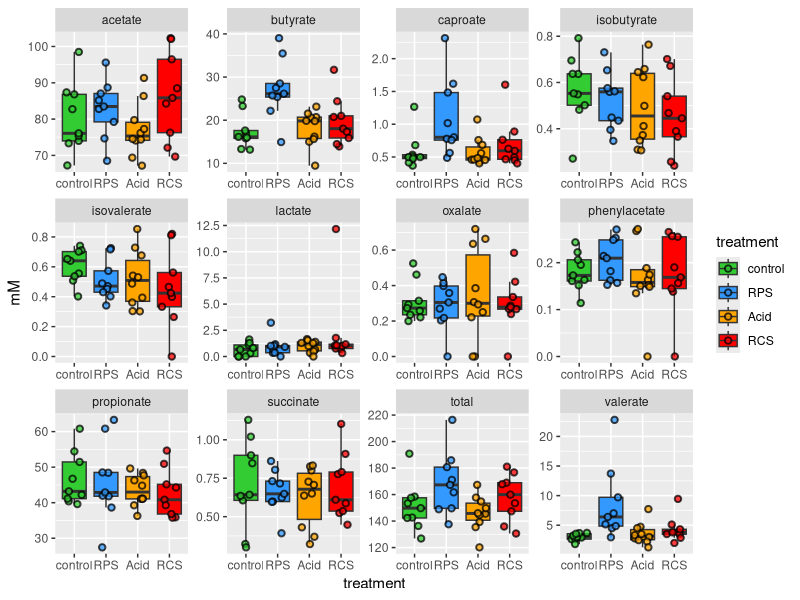
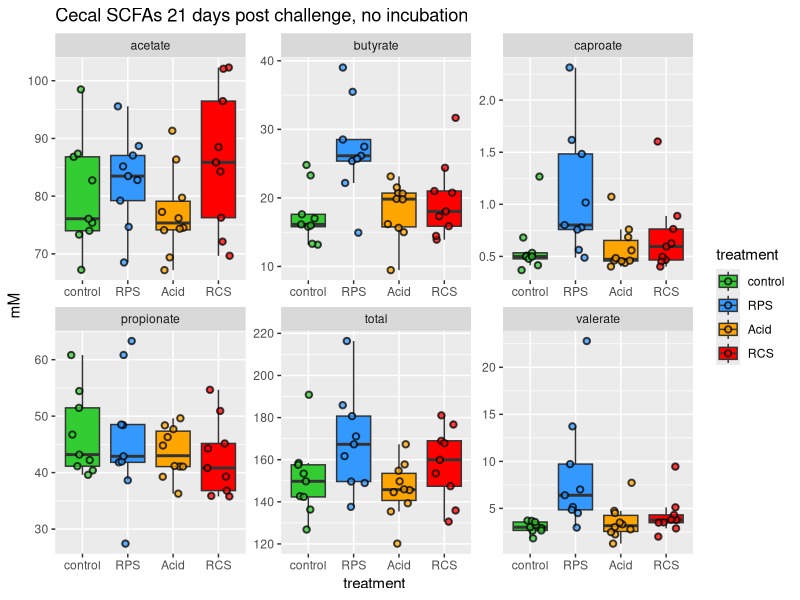
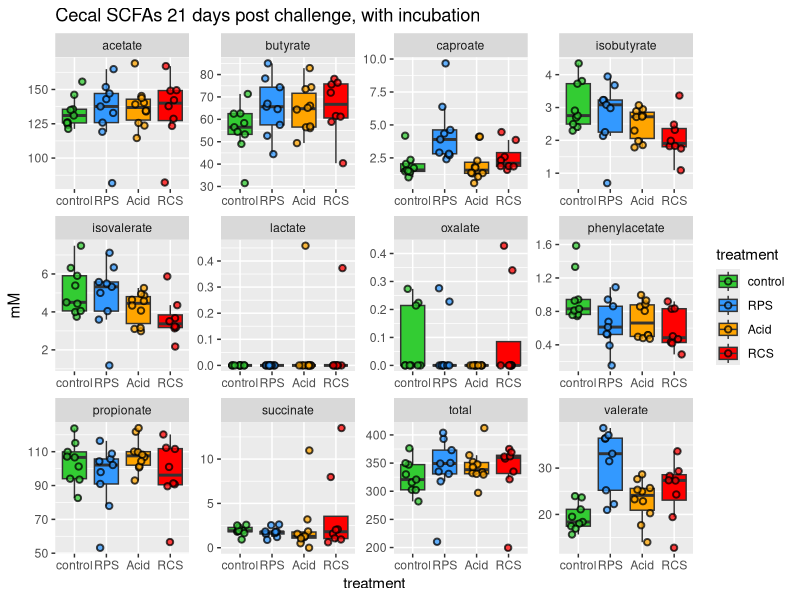

Here is the R script that generated these plots, in order: (Note: this script raises an error after producing the figures.)
# setwd('')
library(tidyverse)


vfas <- read_csv('./data/FS12b_vfas.csv')
vfas <- vfas %>% filter(treatment %in% c('control', 'RPS', 'Acid','RCS'))
vfas$treatment <- factor(vfas$treatment, levels = c('control', 'RPS', 'Acid', 'Zn+Cu', 'RCS', 'Bglu'))

vfas.gather <- vfas %>% gather(key = VFA, value = mM, -(pignum:hour))

vfas.gather$set <- paste(vfas.gather$hour, vfas.gather$treatment)

# initial peek #
# vfas %>% filter(pignum %in% c(458, 461, 469, 472))




### D21 CECUM ALL VFAS  ###


filter(vfas.gather, hour == 0 ) %>% 
  ggplot(aes(x=treatment, y=mM, group=set, fill=treatment)) +
  geom_boxplot(outlier.alpha = 0) +geom_jitter(shape=21, size=1.5, stroke=1, alpha=.75, width = .25)+
  scale_fill_manual(values=c('#33CC33', '#3399FF', 'orange', 'red', 'grey', 'purple')) + 
  facet_wrap(~VFA, scales = 'free')


unique(vfas.gather$VFA)

filter(vfas.gather, hour == 0 & VFA %in% c('acetate', 'butyrate', 'propionate', 'valerate', 'caproate', 'total')) %>%
  ggplot(aes(x=treatment, y=mM, group=set, fill=treatment)) +
  geom_boxplot(outlier.alpha = 0) +geom_jitter(shape=21, size=1.5, stroke=1, alpha=.75, width = .25)+
  scale_fill_manual(values=c('#33CC33', '#3399FF', 'orange', 'red', 'grey', 'purple')) + 
  facet_wrap(~VFA, scales = 'free') + ggtitle("Cecal SCFAs 21 days post challenge, no incubation")

#
# filter(vfas.gather, hour == 0 &
#          VFA %in% c('acetate', 'butyrate', 'propionate', 'valerate', 'caproate', 'total') & 
#          treatment %in% c('control', 'RPS')) %>%
#   ggplot(aes(x=treatment, y=mM, group=set, fill=treatment)) +
#   geom_boxplot(outlier.alpha = 0) +geom_jitter(shape=21, size=1.5, stroke=1, alpha=.75, width = .25)+
#   scale_fill_manual(values=c('red', '#3399FF', 'orange', 'red', 'grey', 'purple')) + 
#   facet_wrap(~VFA, scales = 'free') + ggtitle("Cecal SCFAs 21 days post challenge")




filter(vfas.gather, hour == 24) %>% ggplot(aes(x=treatment, y=mM, group=set, fill=treatment)) +
  geom_boxplot(outlier.alpha = 0) +geom_jitter(shape=21, size=1.5, stroke=1, alpha=.75, width = .25)+
  scale_fill_manual(values=c('#33CC33', '#3399FF', 'orange', 'red', 'grey', 'purple')) + 
  facet_wrap(~VFA, scales = 'free') + ggtitle("Cecal SCFAs 21 days post challenge, with incubation")

### propionate in 24hr incubation seems to have suffered in ZN

# 0 and 24 hr together

# filter(vfas.gather, VFA != 'succinate') %>% ggplot(aes(x=hour, y=mM, group=set, fill=treatment)) +
#   geom_boxplot(outlier.alpha = 0) +
#   scale_fill_manual(values=c('#33CC33', '#3399FF', 'orange', 'red', 'grey', 'purple')) + 
#   facet_wrap(~VFA, scales = 'free')
# 
###

# tests for RPS vs control

# buttest <- vfas.gather %>% filter(treatment %in% c('control', 'RPS') & hour ==0 & VFA == 'butyrate')
# valtest <- vfas.gather %>% filter(treatment %in% c('control', 'RPS') & hour ==0 & VFA == 'valerate')
# captest <- vfas.gather %>% filter(treatment %in% c('control', 'RPS') & hour ==0 & VFA == 'caproate')
# tottest <- vfas.gather %>% filter(treatment %in% c('control', 'RPS') & hour ==0 & VFA == 'total')
# 
# wilcox.test(buttest$mM~buttest$treatment) # p-value = 0.00399
# wilcox.test(valtest$mM~valtest$treatment) # p-value = 0.0007816
# wilcox.test(captest$mM~captest$treatment) # p-value = 0.01061
# wilcox.test(tottest$mM~tottest$treatment) # p-value = 0.1135
# 

### for correlations ###

vfas0 <- filter(vfas, hour == 0) %>% select(-hour)

vfas24 <- filter(vfas, hour == 24) %>% select(-hour)

colnames(vfas24) <- paste('P', colnames(vfas24), sep = '_') # why 'P' ?  Because it shows the 'P'otential amount of VFAs for that bolus

colnames(vfas24)[1] <- 'pignum'

vfas_for_cor <- merge(vfas0, vfas24, by = 'pignum')

vfas_for_cor$day <- 21
vfas_for_cor$tissue <- 'cecal_contents'
vfas_for_cor <- vfas_for_cor %>% select(pignum, treatment, day, tissue, everything())


write_csv(vfas_for_cor, './data/FS12b_vfas_for_cor.csv')

############### FECAL DATA #################




library(tidyverse)


####### WARNING! I THINK THERE IS A PROBLEM WITH THE DATA FROM DAY 7 and 21!!!!!

### SUSPICIOUS AMOUNTS OF LACTATE AND SUCCINATE ARE PRESENT, USUALLY THESE ARE VERY RARE
### I THINK THERE WAS AN ISSUE DURING SAMPLE PREP
### MY GUESS IS THAT THE SAMPLES WERE ALLOWED TO THAW AT ROOM TEMP FOR TOO LONG AND 
### SOME BACTERIAL METABOLIC ACTIVITY GENERATED EXCESS LACTATE AND SUCCINATE
### USUALLY THESE WOULD BE CONVERTED TO OTHER SCFAS BY ANAEROBIC FERMENTATION BUT
### THE ANAEROBES PROBABLY DIED DUE TO OXYGEN EXPOSURE.


# write_csv(res.all, 'FS12b_fecal_vfas.csv')

# res.all <- read_csv('./data/FS12b_fecal_vfas.csv')
# tests <- filter(res.all, time == 0) %>%
#   do(pwilx=pairwise.wilcox.test(.$butyrate, .$treatment, p.adjust.method = 'none'))
# #pairwise.wilcox.test(p.adjust.method = )
# tests[[1]]
# 
# 
# tests <- filter(res.all, time == 0) %>% do(pwilx=pairwise.wilcox.test(.$caproate, .$treatment, p.adjust.method = 'none'))
# #pairwise.wilcox.test(p.adjust.method = )
# tests[[1]]
# 
# 
# tests <- filter(res.all, time == 0) %>% do(pwilx=pairwise.wilcox.test(.$valerate, .$treatment, p.adjust.method = 'none'))
# #pairwise.wilcox.test(p.adjust.method = )
# tests[[1]]
# 
# 
# res.all$treatment <- factor(res.all$treatment, levels=c('control', 'RPS', 'Acid', 'Zn+Cu', 'RCS', 'Bglu'))
# 
# 
# res.all %>% ggplot(aes(x=treatment, y=acetate, fill=treatment)) + facet_wrap(~time) + geom_boxplot() + geom_text(aes(label=pignum))
# res.all %>% ggplot(aes(x=treatment, y=propionate, fill=treatment)) + facet_wrap(~time) + geom_boxplot()+ geom_text(aes(label=pignum))
# res.all %>% ggplot(aes(x=treatment, y=butyrate, fill=treatment)) + facet_wrap(~time) + geom_boxplot()+ geom_text(aes(label=pignum))
# res.all %>% ggplot(aes(x=treatment, y=valerate, fill=treatment)) + facet_wrap(~time) + geom_boxplot()+ geom_text(aes(label=pignum))
# res.all %>% ggplot(aes(x=treatment, y=caproate, fill=treatment)) + facet_wrap(~time) + geom_boxplot()+ geom_text(aes(label=pignum))
# res.all %>% ggplot(aes(x=treatment, y=isovalerate, fill=treatment)) + facet_wrap(~time) + geom_boxplot()+ geom_text(aes(label=pignum))
# res.all %>% ggplot(aes(x=treatment, y=oxalate, fill=treatment)) + facet_wrap(~time) + geom_boxplot()+ geom_text(aes(label=pignum))
# res.all %>% ggplot(aes(x=treatment, y=phenylacetate, fill=treatment)) + facet_wrap(~time) + geom_boxplot()+ geom_text(aes(label=pignum))
# res.all %>% ggplot(aes(x=treatment, y=succinate, fill=treatment)) + facet_wrap(~time) + geom_boxplot()+ geom_text(aes(label=pignum))
# res.all %>% ggplot(aes(x=treatment, y=fumarate, fill=treatment)) + facet_wrap(~time) + geom_boxplot()+ geom_text(aes(label=pignum))
# res.all %>% ggplot(aes(x=treatment, y=lactate, fill=treatment)) + facet_wrap(~time) + geom_boxplot()+ geom_text(aes(label=pignum))
# 
# 
# res.gather <- res.all %>% gather(key = variable, value = concentration, -(pignum:set))
# 
# # res.gather %>% filter(variable == 'total')%>% ggplot(aes(x=time, y=concentration, group=pignum, color=treatment)) + geom_line()
# 
# res.sum <- res.gather %>%  group_by(time, treatment, variable) %>%
#   summarise(mean=mean(concentration), sd=sd(concentration), n=n(), sterr=sd/sqrt(n))
# 
# res.sum <- res.sum %>% mutate(treat_var=paste(treatment, variable, sep='_'))
# 
# res.sum$treatment <- factor(res.sum$treatment, levels= c('control', 'RPS', 'Acid', 'Zn+Cu', 'RCS', 'Bglu'))
# 
# res.sum %>% ggplot(aes(x=time, y=mean, group=treat_var, color=treatment)) +
#   geom_line() + facet_wrap(~variable, scales='free') + scale_color_manual(values=c('#33CC33', '#3399FF', 'orange', 'red', 'grey', 'purple')) + ggtitle('Mean concentration of fecal SCFAs over time')
#  


#######

D0vfas <- filter(res.all, time == 0 & treatment %in% c('control', 'RPS', 'Acid','RCS'))


D21vfas <- vfas %>% filter(hour == 0)


D0_results <- D0vfas %>%
  select(-formate) %>%
  filter(pignum != 101) %>% 
  pivot_longer(cols = acetate:total,
               names_to = 'VFA',
               values_to = 'concentration') %>% 
  group_by(VFA) %>% 
  nest() %>% ungroup() %>% 
  mutate(day=0, 
         ANOVA=map(.x=data, ~ aov(data = .x, formula = concentration ~ treatment)),
         TUK=map(.x = ANOVA, TukeyHSD), 
         tid_TUK=map(.x=TUK, broom::tidy)) %>% 
  select(-data, -ANOVA, -TUK) %>% 
  unnest(cols = tid_TUK) %>% 
  filter(grepl('control', comparison))

D21_results <- D21vfas %>% 
  pivot_longer(cols = acetate:total,
               names_to = 'VFA',
               values_to = 'concentration') %>% 
  group_by(VFA) %>% 
  nest() %>% ungroup() %>% 
  mutate(day=21, 
         ANOVA=map(.x=data, ~ aov(data = .x, formula = concentration ~ treatment)), 
         TUK=map(.x = ANOVA, TukeyHSD), 
         tid_TUK=map(.x=TUK, broom::tidy)) %>% 
  select(-data, -ANOVA, -TUK) %>% 
  unnest(cols = tid_TUK) %>% 
  filter(grepl('control', comparison))



D0_results %>% group_by(VFA) %>% 
  summarise(MI=min(conf.low) , 
            MA=max(conf.high), 
            RANGE=abs(MI-MA), 
            bump= RANGE*.1, 
            MIN=MI - bump, 
            MAX=MA + bump, 
            LIM = ifelse(abs(MIN) > MAX, abs(MIN), abs(MAX)))
